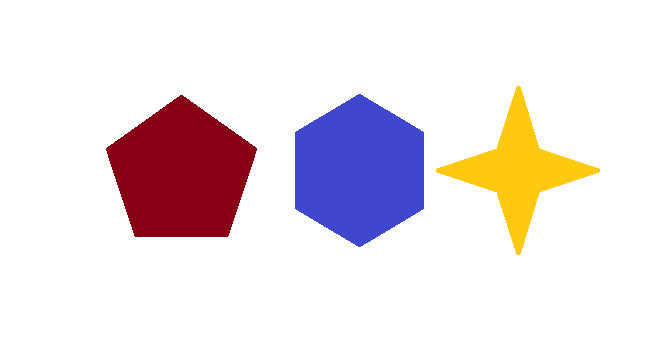
#> input picture Clase_2/Images/figures.png, 650 x 353 px, found by its file name
$ python main.py
#> lines starting #> are read from the running program, lines starting #| are printed output that depends on the picture; after the words box and inside, x2 and y2 are one past the last pixel; in counts of white or black regions, pixels touching at a corner belong together
import numpy as np
import cv2

x1 = 0
y1 = 0
x2 = 0
y2 = 0
bandClick = False

def getPath():
    path = "images/figures.png"
    return path

def getImage(path, ch):
    image = cv2.imread(path,ch)
    return image

def showImage(nameW, img):
    cv2.imshow(nameW, img)

def destroy():
    cv2.destroyAllWindows()

def sizeImage(img):
    h,w = img.shape[:2]
    return h,w

def mouseClick(event,x,y,flags,param):
    global x1,y1,x2,y2,bandClick
    if(event == cv2.EVENT_LBUTTONDOWN):
        # print(x,y) # Imprimo coordenadas x y
        x1 = x
        y1 = y

    elif(event == cv2.EVENT_LBUTTONUP):
        x2 = x
        y2 = y
        bandClick = True # Bandera

        if (x1>x2 and y1>y2):
            x1, x2 = x2, x1
            y1, y2 = y2, y1

        elif (x1<x2 and y1>y2):
            y1, y2 = y2, y1

        elif (x1>x2 and y1<y2):
            x1, x2 = x2, x1

        elif (x1<x2 and y1<y2):
            pass

# Obtener imagen de interes recortada
def getRoi(x1, y1, x2, y2, img):
    imgRoi = img[y1:y2,x1:x2] #defino la region de interes
    return imgRoi

# Binarizar una imagen y convertirla a blanco o negro
def binaryImg(imgGray,u):
    ret, imgBinary = cv2.threshold(imgGray,u,255, cv2.THRESH_BINARY_INV)
    #print(ret)
    return imgBinary

def nothing(x):
    pass

def main():
    global bandClick
    cv2.namedWindow("imgColor")
    cv2.namedWindow("imgGray")
    cv2.setMouseCallback("imgColor", mouseClick)
    cv2.createTrackbar('u1',"imgGray", 0, 255, nothing)
#> slider 'u1' is set to 255
    cv2.createTrackbar('u2', "imgGray",0, 255, nothing)
#> slider 'u2' is set to 255
    imgColor = getImage(getPath(),1)
#> in getImage, image is the input picture: shape (353, 650, 3); mean B, G, R 228.4, 224.7, 234.8
    imgGray = getImage(getPath(),0)
#> call 2 of getImage, with path = 'images/figures.png', ch = 0
#> in getImage (call 2), `image = cv2.imread(path,ch)`:
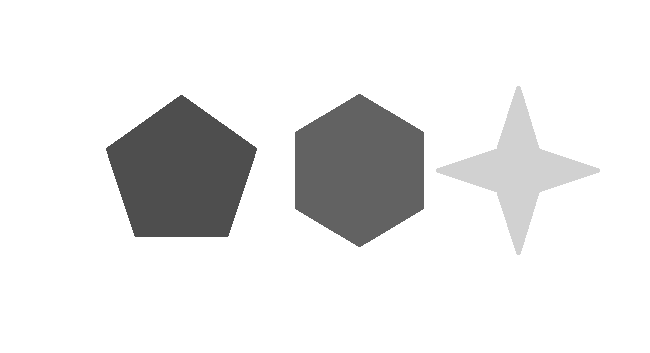
#> image: shape (353, 650); min 78, max 255, mean 231.7
    #y2, x2 = sizeImage(imgColor)

    while True:
        #print(x1,y1)
        #print(x2,y2)
        #print(imgColor[x1,y1])
        if (bandClick):
            imageRoi = getRoi(x1,y1,x2,y2, imgColor)
            showImage("imgRoi", imageRoi)
            bandClick = False

        #Obtener umbral para binarizar una Imagen de forma semiautomatica
        u = cv2.getTrackbarPos('u1',"imgGray")
        u2 = cv2.getTrackbarPos('u2', "imgGray")
        imgBinary = binaryImg(imgGray,u)
#> in binaryImg, `ret, imgBinary = cv2.threshold(imgGray,u,255, cv2.THRESH_BINARY_INV)`: imgBinary: shape (353, 650); every value is 255
        imgBinary2 = cv2.inRange(imgGray,u,u2)
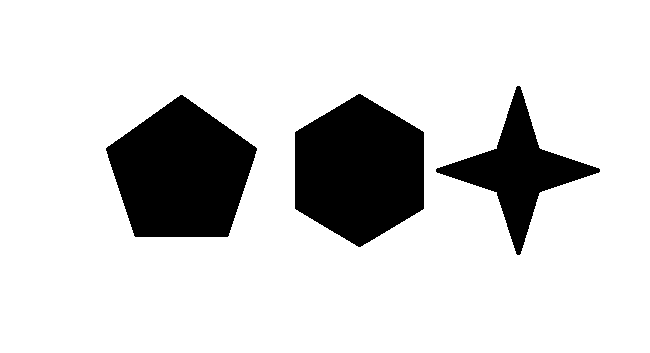
#> imgBinary2: shape (353, 650); 83.7% white; 3 black regions, box (x1, y1, x2, y2) and area: (106, 95, 257, 237) 14965, (295, 94, 424, 247) 14880, (436, 86, 600, 255) 7655

        ## otra forma de binarizar mucho más avanzada

        showImage("imgColor", imgColor)
        showImage("imgGray", imgGray)
        showImage("imgBinary", imgBinary)
        showImage("imgBinary2", imgBinary2)
        if (cv2.waitKey(1) & 0xFF == ord('q')):
#> (key q is pressed here)
            break

    destroy()

if __name__ == "__main__":
    main()
